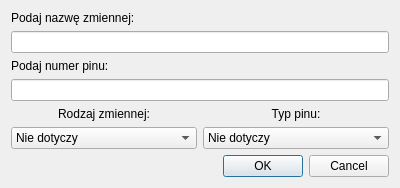
<?xml version="1.0" encoding="UTF-8"?>
<ui version="4.0">
 <class>dodawanie_zmiennej</class>
 <widget class="QDialog" name="dodawanie_zmiennej">
  <property name="windowModality">
   <enum>Qt::WindowModal</enum>
  </property>
  <property name="geometry">
   <rect>
    <x>0</x>
    <y>0</y>
    <width>400</width>
    <height>188</height>
   </rect>
  </property>
  <property name="windowTitle">
   <string>Dodaj nową zmienną</string>
  </property>
  <property name="modal">
   <bool>false</bool>
  </property>
  <layout class="QGridLayout" name="gridLayout">
   <item row="1" column="0">
    <widget class="QDialogButtonBox" name="buttonBox">
     <property name="orientation">
      <enum>Qt::Horizontal</enum>
     </property>
     <property name="standardButtons">
      <set>QDialogButtonBox::Cancel|QDialogButtonBox::Ok</set>
     </property>
    </widget>
   </item>
   <item row="0" column="0">
    <layout class="QGridLayout" name="gridLayout_2">
     <property name="sizeConstraint">
      <enum>QLayout::SetDefaultConstraint</enum>
     </property>
     <item row="0" column="0">
      <widget class="QLabel" name="label">
       <property name="sizePolicy">
        <sizepolicy hsizetype="Preferred" vsizetype="Fixed">
         <horstretch>0</horstretch>
         <verstretch>0</verstretch>
        </sizepolicy>
       </property>
       <property name="text">
        <string>Podaj nazwę zmiennej:</string>
       </property>
      </widget>
     </item>
     <item row="5" column="0">
      <spacer name="verticalSpacer">
       <property name="orientation">
        <enum>Qt::Vertical</enum>
       </property>
       <property name="sizeHint" stdset="0">
        <size>
         <width>20</width>
         <height>40</height>
        </size>
       </property>
      </spacer>
     </item>
     <item row="4" column="0">
      <layout class="QHBoxLayout" name="horizontalLayout">
       <item>
        <layout class="QVBoxLayout" name="verticalLayout_2">
         <item>
          <widget class="QLabel" name="label_3">
           <property name="text">
            <string>Rodzaj zmiennej:</string>
           </property>
           <property name="alignment">
            <set>Qt::AlignCenter</set>
           </property>
          </widget>
         </item>
         <item>
          <widget class="QComboBox" name="rodzaj_zmiennej_comboBox">
           <item>
            <property name="text">
             <string>Nie dotyczy</string>
            </property>
           </item>
           <item>
            <property name="text">
             <string>Dyskretna</string>
            </property>
           </item>
           <item>
            <property name="text">
             <string>Analogowa</string>
            </property>
           </item>
          </widget>
         </item>
        </layout>
       </item>
       <item>
        <layout class="QVBoxLayout" name="verticalLayout">
         <item>
          <widget class="QLabel" name="label_4">
           <property name="text">
            <string>Typ pinu:</string>
           </property>
           <property name="alignment">
            <set>Qt::AlignCenter</set>
           </property>
          </widget>
         </item>
         <item>
          <widget class="QComboBox" name="typ_pinu_comboBox">
           <item>
            <property name="text">
             <string>Nie dotyczy</string>
            </property>
           </item>
           <item>
            <property name="text">
             <string>Wejście</string>
            </property>
           </item>
           <item>
            <property name="text">
             <string>Wyjście</string>
            </property>
           </item>
          </widget>
         </item>
        </layout>
       </item>
      </layout>
     </item>
     <item row="3" column="0">
      <widget class="QLineEdit" name="numer_pinu"/>
     </item>
     <item row="2" column="0">
      <widget class="QLabel" name="label_2">
       <property name="sizePolicy">
        <sizepolicy hsizetype="Preferred" vsizetype="Fixed">
         <horstretch>0</horstretch>
         <verstretch>0</verstretch>
        </sizepolicy>
       </property>
       <property name="text">
        <string>Podaj numer pinu:</string>
       </property>
      </widget>
     </item>
     <item row="1" column="0">
      <widget class="QLineEdit" name="nazwa_zmiennej">
       <property name="readOnly">
        <bool>false</bool>
       </property>
      </widget>
     </item>
    </layout>
   </item>
  </layout>
 </widget>
 <tabstops>
  <tabstop>nazwa_zmiennej</tabstop>
  <tabstop>numer_pinu</tabstop>
  <tabstop>rodzaj_zmiennej_comboBox</tabstop>
  <tabstop>typ_pinu_comboBox</tabstop>
 </tabstops>
 <resources/>
 <connections>
  <connection>
   <sender>buttonBox</sender>
   <signal>accepted()</signal>
   <receiver>dodawanie_zmiennej</receiver>
   <slot>accept()</slot>
   <hints>
    <hint type="sourcelabel">
     <x>257</x>
     <y>178</y>
    </hint>
    <hint type="destinationlabel">
     <x>157</x>
     <y>187</y>
    </hint>
   </hints>
  </connection>
  <connection>
   <sender>buttonBox</sender>
   <signal>rejected()</signal>
   <receiver>dodawanie_zmiennej</receiver>
   <slot>reject()</slot>
   <hints>
    <hint type="sourcelabel">
     <x>325</x>
     <y>178</y>
    </hint>
    <hint type="destinationlabel">
     <x>286</x>
     <y>187</y>
    </hint>
   </hints>
  </connection>
 </connections>
</ui>
